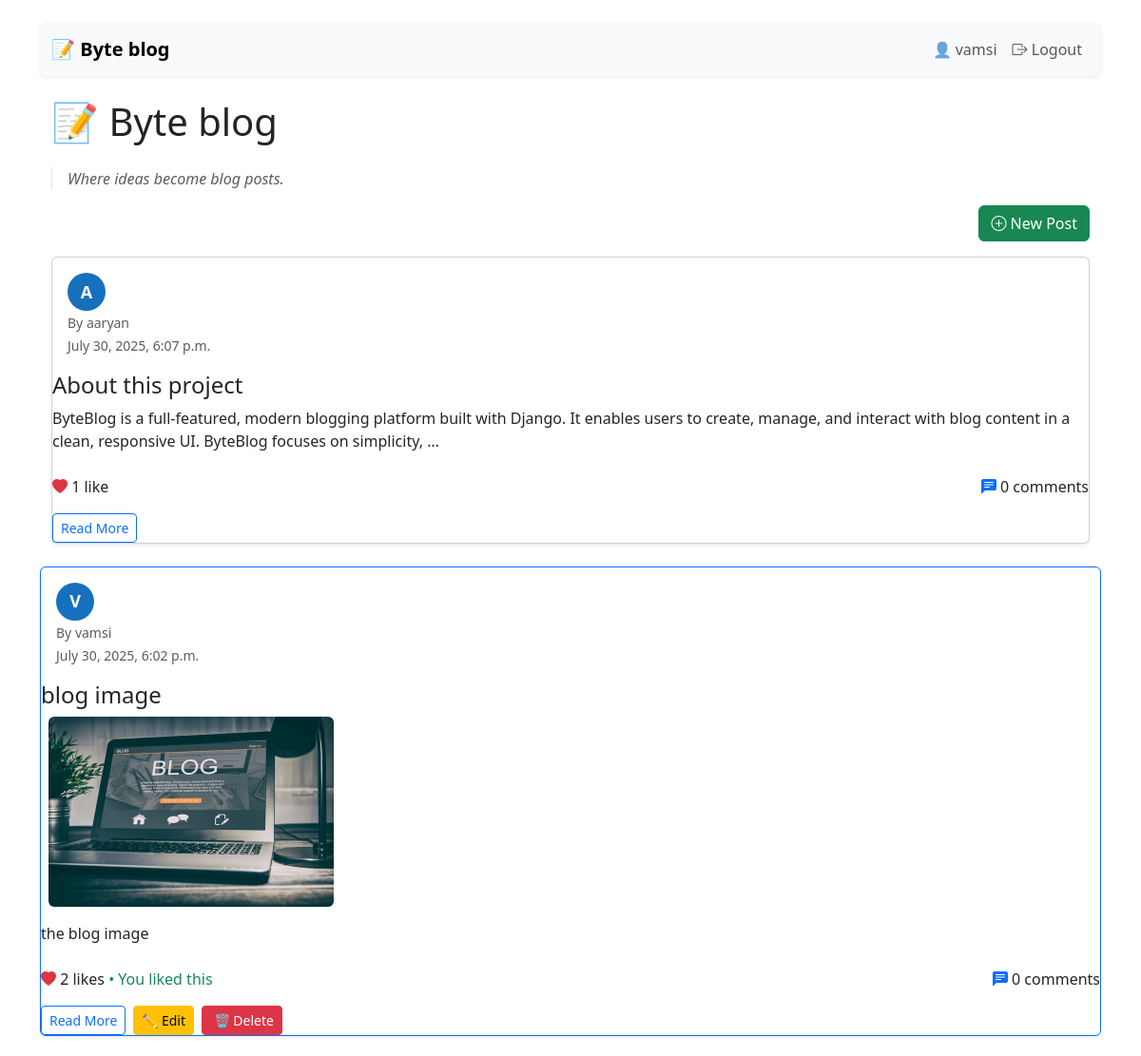
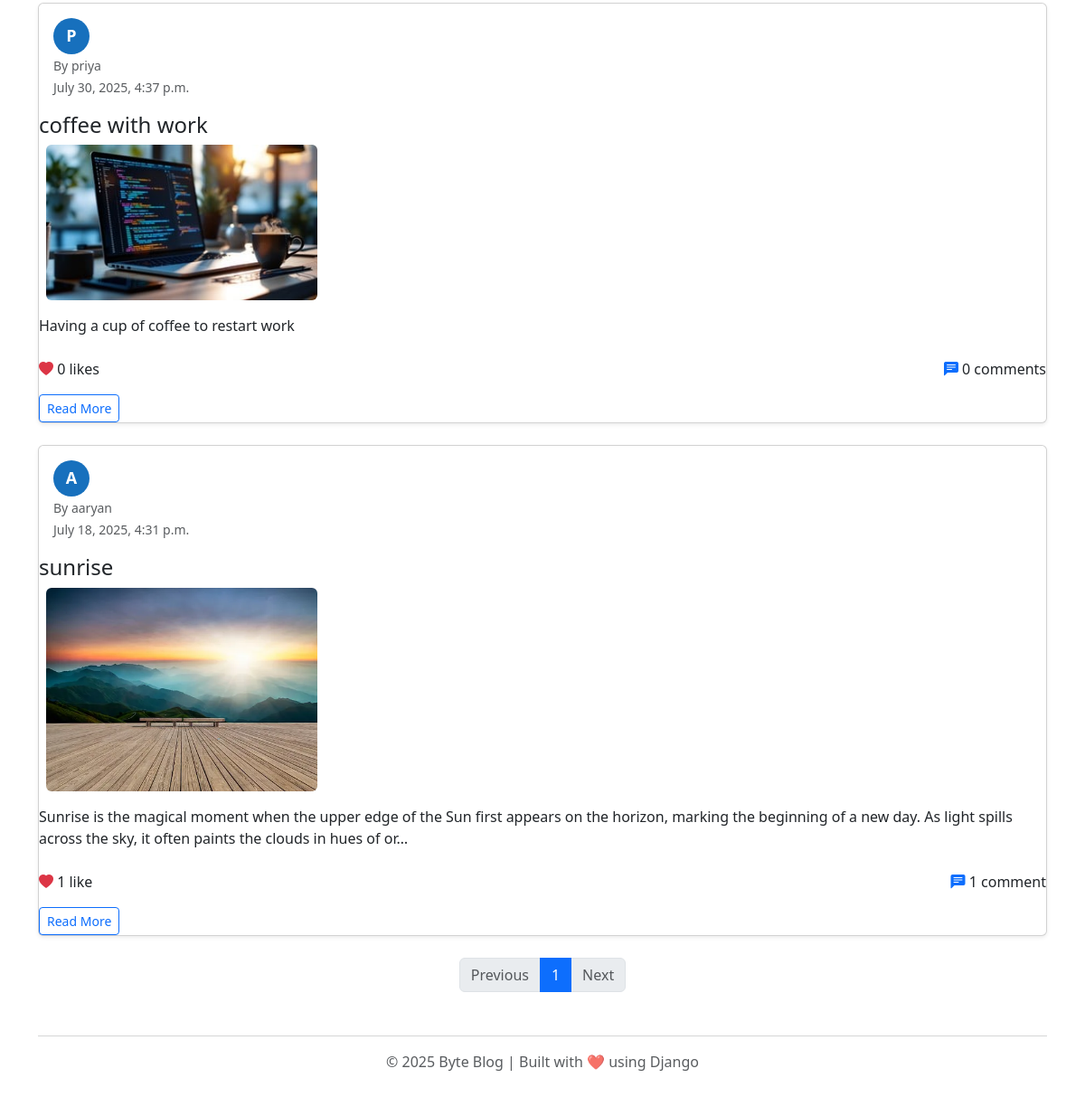
The page / (signed in) on the database its author committed (2 pictures, top to bottom).
### blog/models.py (models this page shows, shortened)
class Post(models.Model):
    title=models.CharField(max_length=200)
    image = models.ImageField(upload_to='post_images/', blank=True, null=True)
    content=models.TextField()
    date_created=models.DateTimeField(auto_now_add=True)
    author = models.ForeignKey(User, on_delete=models.CASCADE ,default=1)

### blog/views.py (the view)
# urls.py: 2. Add a URL to urlpatterns:  path('', views.home, name='home')
def home(request):
    user = request.user
    posts = Post.objects.prefetch_related('comments', 'likes').order_by('-date_created')
    if user.is_authenticated:
        liked_posts = Like.objects.filter(post=OuterRef('pk'), user=user)
        posts = posts.annotate(user_liked=Exists(liked_posts))
    else:
        posts = Post.objects.annotate(is_favorite=Value(False, output_field=BooleanField()))
        profile = None
    paginator = Paginator(posts, 5)
    page_number = request.GET.get('page')
    page_obj = paginator.get_page(page_number)
    context = {
        'page_obj': page_obj,
    }
    return render(request, 'blog/home.html', context)

### templates/blog/home.html (shortened to what this page needs)
{% extends 'blog/base.html' %}
{% load static %}
{% block content %}
<div class="container mt-4">
  <h1 class="mb-4">📝  Byte blog</h1>
  <p class="text-muted border-start ps-3 fst-italic">Where ideas become blog posts.</p>
  {% if user.is_authenticated %}
    <div class="d-flex justify-content-end mb-3">
      <a href="{% url 'post_new' %}" class="btn btn-success">
        <i class="bi bi-plus-circle"></i> New Post
      </a>
    </div>
  {% endif %}
  {% for post in page_obj %}
    <div class="card mb-4 shadow-sm {% if user == post.author %}border-primary{% endif %}">
      <div class="card-body">
        <div class="d-flex align-items-center">
  {% if post.author.profile.image %}
    <img src="{{ post.author.profile.image.url }}" alt="Avatar"
         class="rounded-circle" height="40" width="40">
  {% else %}
    <div class="avatar-placeholder">
      {{ post.author.first_name|default:post.author.username|slice:":1"|upper }}
    </div>
  {% endif %}
          </div>
          <div>
            <small class="text-muted">By {{ post.author.username }}</small><br>
            <small class="text-muted">{{ post.date_created|date:"F j, Y, g:i a" }}</small>
          </div>
        </div>
        <h4>
          <a href="{% url 'post_detail' post_id=post.id %}" class="text-decoration-none text-dark">{{ post.title }}</a>
        </h4>
        {% if post.image %}
          <img src="{{ post.image.url }}" class="img-fluid rounded mb-3 ms-2" style="max-width: 300px; height: auto; width: 300px; " alt="Post Image">
        {% endif %}
        <p>{{ post.content|truncatechars:200 }}</p>
        <div class="d-flex justify-content-between mt-2">
          <span>
            <i class="bi bi-heart-fill text-danger"></i>
            {{ post.likes.count }} like{{ post.likes.count|pluralize }}
            {% if post.user_liked %}
              <span class="text-success">• You liked this</span>
            {% endif %}
          </span>
          <span>
            <i class="bi bi-chat-left-text-fill text-primary"></i>
            {{ post.comments.count }} comment{{ post.comments.count|pluralize }}
          </span>
        </div>
        <div class="d-flex gap-2 mt-3  flex-wrap" role="group">
          <a href="{% url 'post_detail' post_id=post.id %}" class="btn btn-outline-primary btn-sm ">Read More</a>
          {% if user == post.author %}
            <a href="{% url 'post_edit' post.id %}" class="btn btn-warning  btn-sm "> ✏ Edit</a>
            <a href="{% url 'post_delete' post.id %}" class="btn btn-danger btn-sm "> 🗑 Delete
</a>
          {% endif %}
        </div>
      </div>
    </div>
  {% empty %}
    <p>No posts available.</p>
  {% endfor %}
  <nav aria-label="Page navigation">
    <ul class="pagination justify-content-center">
      {% if page_obj.has_previous %}
        <li class="page-item">
          <a class="page-link" href="?page={{ page_obj.previous_page_number }}">Previous</a>
        </li>
      {% else %}
        <li class="page-item disabled"><span class="page-link">Previous</span></li>
      {% endif %}
      {% for num in page_obj.paginator.page_range %}
        <li class="page-item {% if num == page_obj.number %}active{% endif %}">
          <a class="page-link" href="?page={{ num }}">{{ num }}</a>
        </li>
      {% endfor %}
      {% if page_obj.has_next %}
        <li class="page-item">
          <a class="page-link" href="?page={{ page_obj.next_page_number }}">Next</a>
        </li>
      {% else %}
        <li class="page-item disabled"><span class="page-link">Next</span></li>
      {% endif %}
    </ul>
  </nav>
{% endblock %}

### templates/blog/base.html (shortened to what this page needs)
{% load static %}
<!DOCTYPE html>
<html lang="en">
<head>
    <link href="https://cdn.jsdelivr.net/npm/bootstrap@5.3.3/dist/css/bootstrap.min.css" rel="stylesheet">
    <link href="https://cdn.jsdelivr.net/npm/bootstrap-icons@1.10.5/font/bootstrap-icons.css" rel="stylesheet">
</head>
<body class="container py-4">
<nav class="navbar navbar-expand-lg navbar-light bg-light shadow-sm rounded mb-4">
  <div class="container">
    <a class="navbar-brand fw-bold" href="/">📝 Byte blog</a>
    <div class="collapse navbar-collapse justify-content-end" id="navbarContent">
      <ul class="navbar-nav">
        {% if user.is_authenticated %}
          <li class="nav-item">
            <span class="nav-link">👤 {{ user.username }}</span>
          </li>
          <li class="nav-item">
            <a class="nav-link" href="{% url 'logout' %}"><i class="bi bi-box-arrow-right"></i> Logout</a>
          </li>
        {% else %}
          <li class="nav-item">
            <a class="nav-link" href="{% url 'login' %}"><i class="bi bi-box-arrow-in-right"></i> Login</a>
          </li>
        {% endif %}
      </ul>
    </div>
  </div>
</nav>
{% block content %}{% endblock %}
<footer class="text-center mt-5 text-muted">
  <hr>
  <p>© 2025 Byte Blog | Built with ❤️ using Django</p>
</footer>
</body>
</html>

### templates/blog/base.html (style rules this page uses)
body { transition: background-color 0.3s, color 0.3s; }

### templates/blog/home.html (style rules this page uses)
.avatar-placeholder { width: 40px; height: 40px; background-color: #1770bd; color: white; border-radius: 50%; display: flex; align-items: center; justify-content: center; font-weight: bold; font-size: 18px; }

### rows shown on the page
Post: author.first_name "A", author.username "aaryan", date_created "July 30, 2025, 6:07 p.m.", title "About this project", content "ByteBlog is a full-featured, modern blogging platform built with Django. It enables users to create, manage, and interact with blog content in a clean, responsive UI. ByteBlog focuses on simplicity, …", likes.count "1", comments.count "0"
Post: author.first_name "V", author.username "vamsi", date_created "July 30, 2025, 6:02 p.m.", title "blog image", image (picture), content "the blog image", likes.count "2", shows "• You liked this", comments.count "0", shows "✏ Edit"
Post: author.first_name "P", author.username "priya", date_created "July 30, 2025, 4:37 p.m.", title "coffee with work", image (picture), content "Having a cup of coffee to restart work", likes.count "0", comments.count "0"
Post: author.first_name "A", author.username "aaryan", date_created "July 18, 2025, 4:31 p.m.", title "sunrise", image (picture), content "Sunrise is the magical moment when the upper edge of the Sun first appears on the horizon, marking the beginning of a new day. As light spills across the sky, it often paints the clouds in hues of or…", likes.count "1", comments.count "1"

### other values the page prints
{{ user.username }} "vamsi"
{{ num }} "1"
